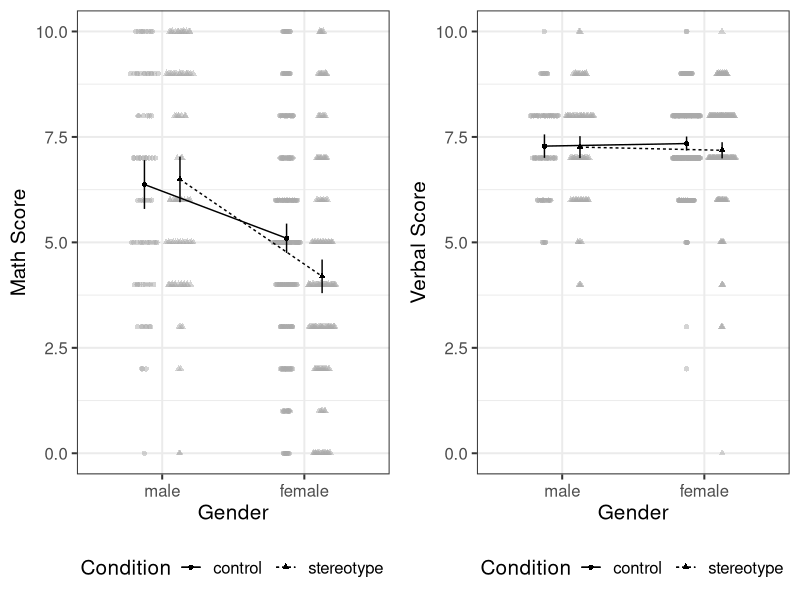

Write the R code that produced this figure.
library("tidyverse")
library("afex")
library("emmeans")
theme_set(theme_bw(base_size = 15) + theme(legend.position="bottom"))

###load and view data
stereotype <- read_csv("stereotype-threat.csv")
glimpse(stereotype)

###transform categorical variables into factors
stereotype <- stereotype %>%
  mutate(
    ID = factor(subject_id),
    treatment = factor(treatment,
                       levels = c("control", "stereotype")),
    gender = factor(gender,
                    levels = c("male","female")),
    )
glimpse(stereotype)


###overview of the data
stereotype %>%
  group_by(treatment, gender) %>%
  count()

###check age in each group
stereotype %>%
  group_by(treatment, gender) %>%
  summarise(
    m_age = mean(age),
    sd_age = sd(age),
    min_age = min(age),
    max_age = max(age)
  )


##ANOVA analysis for math test
a1 <- aov_car(math_score~treatment*gender + Error(ID),
              stereotype)


p1 <- afex_plot(a1, "gender", "treatment",
          data_geom = ggbeeswarm::geom_quasirandom,
          data_arg = list(
            dodge.width = 0.5,
            color = "darkgrey"),
          legend_title = "Condition") +
  labs (x = "Gender", y = "Math Score")

###Follow-up analysis
em2 <- emmeans(a1, c("treatment", "gender"))
em2

conlist2 <- list(
  eff_male = c(1, -1, 0, 0),
  eff_female = c(0, 0, 1, -1)
)

contrast(em2, conlist2, adjust = "holm")

###ANOVA analysis for verbal test
a2 <- aov_car(verbal_score~treatment*gender + Error(ID),
              stereotype)
a2
p2 <- afex_plot(a2, "gender", "treatment",
          data_geom = ggbeeswarm::geom_quasirandom,
          data_arg = list(
            dodge.width = 0.5,
            color = "darkgrey"),
          legend_title = "Condition") +
  labs (x = "Gender", y = "Verbal Score")

###plot two panels together
cowplot::plot_grid(p1, p2)
